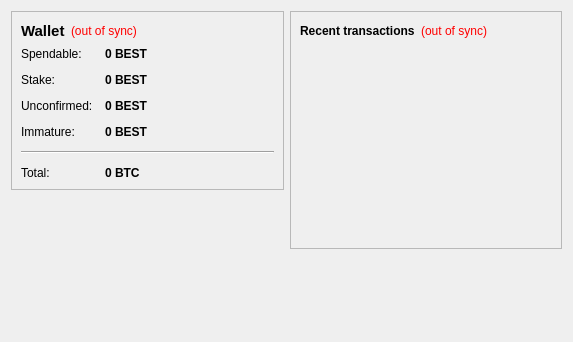
<?xml version="1.0" encoding="UTF-8"?>
<ui version="4.0">
 <class>OverviewPage</class>
 <widget class="QWidget" name="OverviewPage">
  <property name="geometry">
   <rect>
    <x>0</x>
    <y>0</y>
    <width>573</width>
    <height>342</height>
   </rect>
  </property>
  <property name="windowTitle">
   <string>Form</string>
  </property>
  <layout class="QHBoxLayout" name="horizontalLayout" stretch="1,1">
   <item>
    <layout class="QVBoxLayout" name="verticalLayout_2">
     <item>
      <widget class="QFrame" name="frame">
       <property name="frameShape">
        <enum>QFrame::StyledPanel</enum>
       </property>
       <property name="frameShadow">
        <enum>QFrame::Raised</enum>
       </property>
       <layout class="QVBoxLayout" name="verticalLayout_4">
        <item>
         <layout class="QHBoxLayout" name="horizontalLayout_4">
          <item>
           <widget class="QLabel" name="label_5">
            <property name="font">
             <font>
              <pointsize>11</pointsize>
              <weight>75</weight>
              <bold>true</bold>
             </font>
            </property>
            <property name="text">
             <string>Wallet</string>
            </property>
           </widget>
          </item>
          <item>
           <widget class="QLabel" name="labelWalletStatus">
            <property name="toolTip">
             <string>The displayed information may be out of date. Your wallet automatically synchronizes with the BestChain network after a connection is established, but this process has not completed yet.</string>
            </property>
            <property name="styleSheet">
             <string notr="true">QLabel { color: red; }</string>
            </property>
            <property name="text">
             <string notr="true">(out of sync)</string>
            </property>
            <property name="alignment">
             <set>Qt::AlignLeading|Qt::AlignLeft|Qt::AlignVCenter</set>
            </property>
           </widget>
          </item>
          <item>
           <spacer name="horizontalSpacer_2">
            <property name="orientation">
             <enum>Qt::Horizontal</enum>
            </property>
            <property name="sizeHint" stdset="0">
             <size>
              <width>40</width>
              <height>20</height>
             </size>
            </property>
           </spacer>
          </item>
         </layout>
        </item>
        <item>
         <layout class="QFormLayout" name="formLayout_2">
          <property name="fieldGrowthPolicy">
           <enum>QFormLayout::AllNonFixedFieldsGrow</enum>
          </property>
          <property name="horizontalSpacing">
           <number>12</number>
          </property>
          <property name="verticalSpacing">
           <number>12</number>
          </property>
          <item row="0" column="0">
           <widget class="QLabel" name="label">
            <property name="text">
             <string>Spendable:</string>
            </property>
           </widget>
          </item>
          <item row="0" column="1">
           <widget class="QLabel" name="labelBalance">
            <property name="font">
             <font>
              <weight>75</weight>
              <bold>true</bold>
             </font>
            </property>
            <property name="cursor">
             <cursorShape>IBeamCursor</cursorShape>
            </property>
            <property name="toolTip">
             <string>Your current spendable balance</string>
            </property>
            <property name="text">
             <string notr="true">0 BEST</string>
            </property>
            <property name="textInteractionFlags">
             <set>Qt::LinksAccessibleByMouse|Qt::TextSelectableByKeyboard|Qt::TextSelectableByMouse</set>
            </property>
           </widget>
          </item>
          <item row="1" column="0">
           <widget class="QLabel" name="label_6">
            <property name="text">
             <string>Stake:</string>
            </property>
           </widget>
          </item>
          <item row="1" column="1">
           <widget class="QLabel" name="labelStake">
            <property name="font">
             <font>
              <weight>75</weight>
              <bold>true</bold>
             </font>
            </property>
            <property name="cursor">
             <cursorShape>IBeamCursor</cursorShape>
            </property>
            <property name="toolTip">
             <string>Total of coins that was staked, and do not yet count toward the current balance</string>
            </property>
            <property name="text">
             <string notr="true">0 BEST</string>
            </property>
            <property name="textInteractionFlags">
             <set>Qt::LinksAccessibleByMouse|Qt::TextSelectableByKeyboard|Qt::TextSelectableByMouse</set>
            </property>
           </widget>
          </item>
          <item row="2" column="0">
           <widget class="QLabel" name="label_3">
            <property name="text">
             <string>Unconfirmed:</string>
            </property>
           </widget>
          </item>
          <item row="2" column="1">
           <widget class="QLabel" name="labelUnconfirmed">
            <property name="font">
             <font>
              <weight>75</weight>
              <bold>true</bold>
             </font>
            </property>
            <property name="cursor">
             <cursorShape>IBeamCursor</cursorShape>
            </property>
            <property name="toolTip">
             <string>Total of transactions that have yet to be confirmed, and do not yet count toward the current balance</string>
            </property>
            <property name="text">
             <string notr="true">0 BEST</string>
            </property>
            <property name="textInteractionFlags">
             <set>Qt::LinksAccessibleByMouse|Qt::TextSelectableByKeyboard|Qt::TextSelectableByMouse</set>
            </property>
           </widget>
          </item>
          <item row="3" column="0">
           <widget class="QLabel" name="labelImmatureText">
            <property name="text">
             <string>Immature:</string>
            </property>
           </widget>
          </item>
          <item row="3" column="1">
           <widget class="QLabel" name="labelImmature">
            <property name="font">
             <font>
              <weight>75</weight>
              <bold>true</bold>
             </font>
            </property>
            <property name="toolTip">
             <string>Mined balance that has not yet matured</string>
            </property>
            <property name="text">
             <string notr="true">0 BEST</string>
            </property>
            <property name="textInteractionFlags">
             <set>Qt::LinksAccessibleByMouse|Qt::TextSelectableByKeyboard|Qt::TextSelectableByMouse</set>
            </property>
           </widget>
          </item>
          <item row="4" column="0" colspan="2">
           <widget class="Line" name="line">
            <property name="orientation">
             <enum>Qt::Horizontal</enum>
            </property>
           </widget>
          </item>
          <item row="5" column="0">
           <widget class="QLabel" name="labelTotalText">
            <property name="text">
             <string>Total:</string>
            </property>
           </widget>
          </item>
          <item row="5" column="1">
           <widget class="QLabel" name="labelTotal">
            <property name="font">
             <font>
              <weight>75</weight>
              <bold>true</bold>
             </font>
            </property>
            <property name="cursor">
             <cursorShape>IBeamCursor</cursorShape>
            </property>
            <property name="toolTip">
             <string>Your current total balance</string>
            </property>
            <property name="text">
             <string notr="true">0 BTC</string>
            </property>
            <property name="textInteractionFlags">
             <set>Qt::LinksAccessibleByMouse|Qt::TextSelectableByKeyboard|Qt::TextSelectableByMouse</set>
            </property>
           </widget>
          </item>
         </layout>
        </item>
       </layout>
      </widget>
     </item>
     <item>
      <spacer name="verticalSpacer">
       <property name="orientation">
        <enum>Qt::Vertical</enum>
       </property>
       <property name="sizeHint" stdset="0">
        <size>
         <width>20</width>
         <height>40</height>
        </size>
       </property>
      </spacer>
     </item>
    </layout>
   </item>
   <item>
    <layout class="QVBoxLayout" name="verticalLayout_3">
     <item>
      <widget class="QFrame" name="frame_2">
       <property name="frameShape">
        <enum>QFrame::StyledPanel</enum>
       </property>
       <property name="frameShadow">
        <enum>QFrame::Raised</enum>
       </property>
       <layout class="QVBoxLayout" name="verticalLayout">
        <item>
         <layout class="QHBoxLayout" name="horizontalLayout_2">
          <item>
           <widget class="QLabel" name="label_4">
            <property name="text">
             <string>&lt;b&gt;Recent transactions&lt;/b&gt;</string>
            </property>
           </widget>
          </item>
          <item>
           <widget class="QLabel" name="labelTransactionsStatus">
            <property name="toolTip">
             <string>The displayed information may be out of date. Your wallet automatically synchronizes with the BestChain network after a connection is established, but this process has not completed yet.</string>
            </property>
            <property name="styleSheet">
             <string notr="true">QLabel { color: red; }</string>
            </property>
            <property name="text">
             <string notr="true">(out of sync)</string>
            </property>
            <property name="alignment">
             <set>Qt::AlignRight|Qt::AlignTrailing|Qt::AlignVCenter</set>
            </property>
           </widget>
          </item>
          <item>
           <spacer name="horizontalSpacer">
            <property name="orientation">
             <enum>Qt::Horizontal</enum>
            </property>
            <property name="sizeHint" stdset="0">
             <size>
              <width>40</width>
              <height>20</height>
             </size>
            </property>
           </spacer>
          </item>
         </layout>
        </item>
        <item>
         <widget class="QListView" name="listTransactions">
          <property name="styleSheet">
           <string notr="true">QListView { background: transparent; }</string>
          </property>
          <property name="frameShape">
           <enum>QFrame::NoFrame</enum>
          </property>
          <property name="verticalScrollBarPolicy">
           <enum>Qt::ScrollBarAlwaysOff</enum>
          </property>
          <property name="horizontalScrollBarPolicy">
           <enum>Qt::ScrollBarAlwaysOff</enum>
          </property>
          <property name="selectionMode">
           <enum>QAbstractItemView::NoSelection</enum>
          </property>
         </widget>
        </item>
       </layout>
      </widget>
     </item>
     <item>
      <spacer name="verticalSpacer_2">
       <property name="orientation">
        <enum>Qt::Vertical</enum>
       </property>
       <property name="sizeHint" stdset="0">
        <size>
         <width>20</width>
         <height>40</height>
        </size>
       </property>
      </spacer>
     </item>
    </layout>
   </item>
  </layout>
 </widget>
 <resources/>
 <connections/>
</ui>
